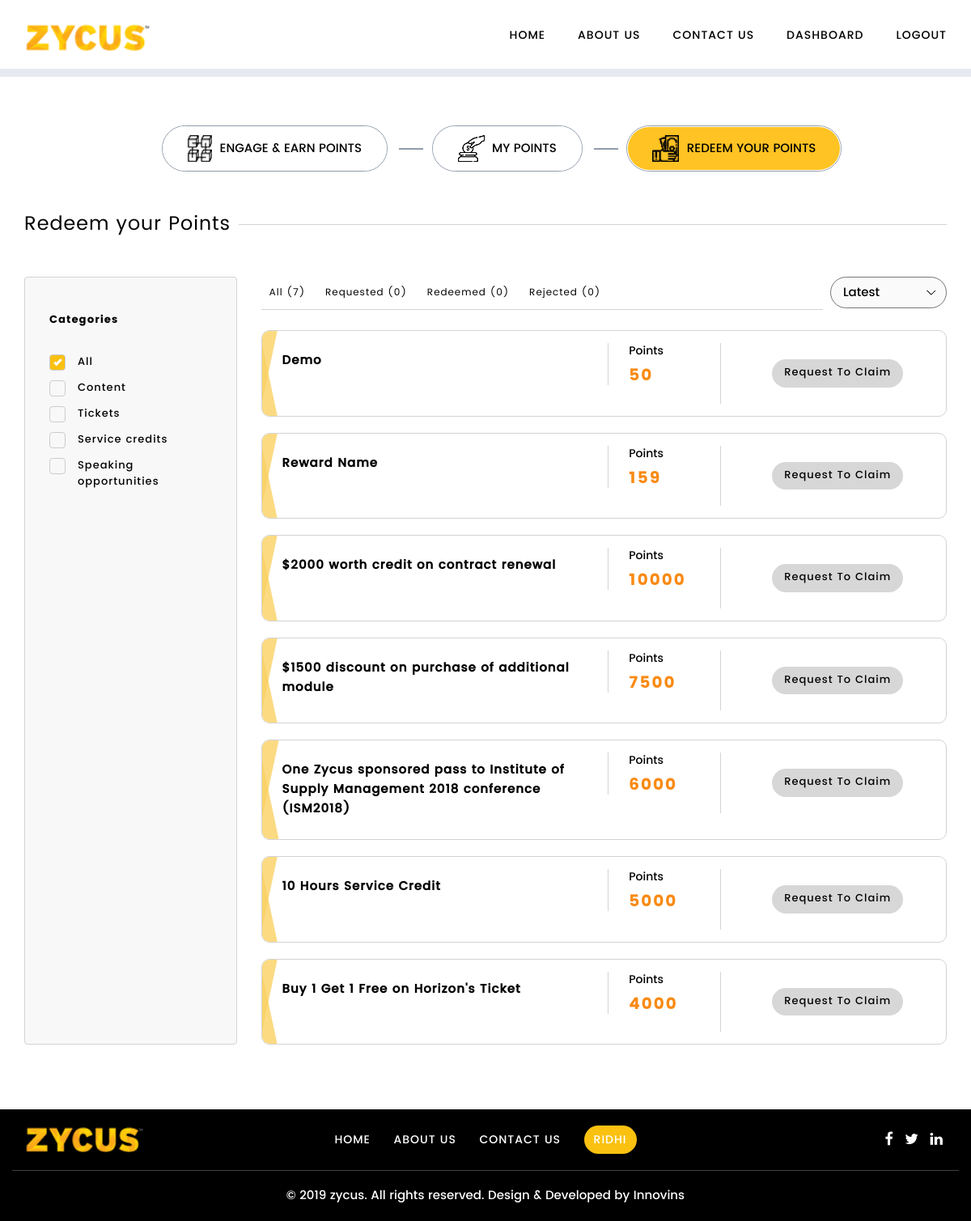
Screenshot of /dashboard-redeem.php (signed in) with the database file from the repository.
### tables this page shows
CREATE TABLE `zycus_category_master` (
  `id` int(11) NOT NULL,
  `category_name` varchar(100) NOT NULL,
  `active` varchar(10) NOT NULL,
  `display_order` int(11) NOT NULL,
  `created` timestamp NOT NULL DEFAULT CURRENT_TIMESTAMP
);

CREATE TABLE `zycus_redeem_master` (
  `id` int(11) NOT NULL,
  `category` varchar(10) NOT NULL,
  `reward_name` varchar(200) NOT NULL,
  `points` int(100) NOT NULL,
  `display_order` varchar(20) NOT NULL,
  `active` varchar(10) NOT NULL,
  `isdelete` varchar(30) NOT NULL,
  `created` timestamp NOT NULL DEFAULT CURRENT_TIMESTAMP ON UPDATE CURRENT_TIMESTAMP
);

CREATE TABLE `zycus_user_master` (
  `id` int(100) NOT NULL,
  `userid` varchar(50) NOT NULL,
  `fname` varchar(50) NOT NULL,
  `lname` varchar(50) NOT NULL,
  `email` varchar(50) NOT NULL,
  `mobile` varchar(20) DEFAULT NULL,
  `password` varchar(255) NOT NULL,
  `password_reset_code` varchar(200) DEFAULT NULL,
  `active` tinyint(4) DEFAULT NULL,
  `last_modified` varchar(255) NOT NULL,
  `points` varchar(100) DEFAULT NULL,
  `isdelete` varchar(100) NOT NULL,
  `created_by` varchar(200) NOT NULL,
  `created` timestamp NOT NULL DEFAULT CURRENT_TIMESTAMP
);

### include/database.php (called while the page is built, shortened)
<?php
    class Database
    {
		private $connection;
		public function open_connection()
		{
			$this->connection = new mysqli("localhost", "innovins", "1751985", "zycus");
		}
		public function query($sql)
		{
			$result=$this->connection->query($sql);
			return $result;
		}
		public function fetch($query)
		{
			$row=$query->fetch_assoc();
			return $row;
		}
		public function escape_string($string)
		{
			$string = $this->connection->real_escape_string($string);
			return $string;
		}
		public function strip_all($string)
		{
			$string = strip_tags($string);
			return $string;
		}
	}
?>

### site-config.php (called while the page is built, shortened)
<?php
	include('include/functions.php');
	$func = new Functions();
?>

### include/functions.php (called while the page is built, shortened)
<?php
	include('database.php');
	class Functions extends Database {
		private $userType = 'user';
		function sessionExists(){
			if($this->isUserLoggedIn()){
				return $loggedInUserDetailsArr = $this->getLoggedInUserDetails();
			} else {
				return false;
			}
		}
		function isUserLoggedIn(){
			if( isset($_SESSION[SITE_NAME]) &&
				isset($_SESSION[SITE_NAME][$this->userType.'UserId']) &&
				!empty($_SESSION[SITE_NAME][$this->userType.'UserId']) ){
				return true;
			} else {
				return false;
			}
		}
		function getLoggedInUserDetails(){
			$loggedInID = $this->escape_string($this->strip_all($_SESSION[SITE_NAME][$this->userType.'UserId']));
			$loggedInUserDetailsArr = $this->getUniqueUserById($loggedInID);
			return $loggedInUserDetailsArr;
		}
		function getUniqueUserById($userId) {
			$userId = $this->escape_string($this->strip_all($userId));
			$query = "select * from ".PREFIX."user_master where id='".$userId."'";
			$sql = $this->query($query);
			return $this->fetch($sql);
		}
	}
?>

### dashboard-redeem.php (the view, shortened to what this page needs)
<?php
	include('site-config.php');
	if(!$loggedInUserDetailsArr = $func->sessionExists()){
		header("location: login.php");
		exit();
	}
	$categorysql = $func->query("select * from ".PREFIX."category_master where active = '1' order by display_order ASC ");
	$countAll = $func->query("select count(*) as count from ".PREFIX."redeem_master where active = '1' and isdelete != '1' ");
	$resall = $func->fetch($countAll);
	$allsql = $func->query("select * from ".PREFIX."redeem_master where active = '1' and isdelete != '1' order by id DESC ");
	$requested = $func->fetch($func->query("select count(*) as count from ".PREFIX."redeem_activity where userid = '".$loggedInUserDetailsArr['id']."' and status = 'requested' and approved = ''  "));
	$approved = $func->fetch($func->query("select count(*) as count from ".PREFIX."redeem_activity where userid = '".$loggedInUserDetailsArr['id']."' and status = 'requested' and approved = 'Approved' "));
	$rejected = $func->fetch($func->query("select count(*) as count from ".PREFIX."redeem_activity where userid = '".$loggedInUserDetailsArr['id']."' and status = 'requested' and approved = 'Rejected' "));
?>
<!DOCTYPE>
<html>
<head>
	<link rel="stylesheet" type="text/css" href="css/bootstrap.css">
	<link rel="stylesheet" type="text/css" href="css/bootstrap-theme.css">
	<link rel="stylesheet" type="text/css" href="css/slick.css">
	<link rel="stylesheet" type="text/css" href="css/slick-theme.css">
	<link rel="stylesheet" type="text/css" href="css/style.css">
	<link rel="stylesheet" type="text/css" href="css/font-awesome.min.css">
	<link rel="stylesheet" type="text/css" href="css/responsive.css">
</head>
<body>
	<div class="wrapper">
		<?php include('include/header1.php') ?>
		<main>
			<section class="dashboard-sec border-top">
				<div class="container">
					<ul class="tab-top-ul">
						<li><a href="dashboard-engage.php"><img src="images/earn-points.png"> Engage & Earn Points</a></li>
						<li><a href="dashboard.php"><img src="images/my-points.png"> My Points</a></li>
						<li class="active"><a href="dashboard-redeem.php"><img src="images/redeem.png"> Redeem your Points</a></li>
					</ul>
					<div class="headind-l">
						<div class="heading width100 pull-left">
							<h3>Redeem your Points</h3>
						</div>
						<div class="clearfix"></div>
					</div>
					<div class="content-box">
						<div class="row">
							<div class="col-md-3">
								<div class="category" id="div1">
									<h1>Categories</h1>
									<label class="container1">All
									  	<span class="checkmark"></span>
									</label>
									<?php while($res = $func->fetch($categorysql)){ ?>
										<label class="container1"><?php echo $res['category_name']; ?>
										<span class="checkmark"></span>
								  		</label>
									<?php } ?>
								</div>
							</div>
							<div class="col-md-9">
								<div class="my-points-text" id="div2">
									<div class="">
										<ul class="sub-tabs-ul pull-left">
											<li id="all">
												<label for="all" class="activityClass">
													<a class="activityBtn" >All (<?php echo $resall['count']; ?>)</a>
												</label>
											</li>
											<li id="requested">
												<label for="all1" class="activityClass">
													<a class="activityBtn" >Requested (<?php echo $requested['count']; ?>)</a>
												</label>
											</li>
											<li id="redeemed">
												<label for="all1" class="activityClass">
													<a class="activityBtn" >Redeemed (<?php echo $approved['count']; ?>)</a>
												</label>
											</li>
											<li id="rejected">
												<label for="all1" class="activityClass">
													<a class="activityBtn" >Rejected (<?php echo $rejected['count']; ?>)</a>
												</label>
											</li>
										</ul>
										<div class="pull-right select-box">
											<select name="sortby" id="sortby">
												<option value="latest" selected>Latest</option>
											</select>
										</div>
										<div class="clearfix"></div>
									</div>
									<div id="show">
									<?php while($row = $func->fetch($allsql)){
										$class="disabled";
										$link = "#";
										$style="style='cursor: not-allowed;'";
										?>
										<div class="my-points-box cross engage">
											<div class="row">
												<div class="pt-bx col-sm-6 col-md-6">
													<h4><?php echo $row['reward_name'] ?></h4>
												</div>
												<div class="pt-bx col-sm-2 col-md-2 bor-left">
													<p>Points</p>
													<h1 class="orange"><?php echo $row['points']; ?></h1>
												</div>
												<div class="col-sm-4 col-md-4 bor-left text-center">
													<a href="<?php echo $link; ?>" class="req-claim <?php echo $class; ?>" <?php echo $style; ?> onclick="loader();" > Request To Claim </a>
												</div>
											</div>
										</div>
									<?php } ?>
									</div>
								</div>
							</div>
						</div>
					</div>
				</div>
			</section>
		</main>
		<?php include('include/footer.php') ?>
	</div>
</body>
</html>

### include/header1.php (shortened to what this page needs)
<?php
	$currentPage = pathinfo($_SERVER['PHP_SELF'], PATHINFO_BASENAME);
?>
		<header class="header">
		    <nav class="navbar main-header" id="myHeader">
		        <div class="container">
		            <div class="navbar-header">
		                <a href="index.php" class="logo">
		                    <img src="images/logo.png">
		                </a>
		            </div>
		            <div class="collapse navbar-collapse" id="myNavbar">
		                <ul class="nav navbar-nav menus navbar-right">
		                    <li <?php if($currentPage == 'index.php') { echo 'class="active"'; } ?> ><a href="index.php">Home</a></li>
		                    <li <?php if($currentPage == 'about-us.php') { echo 'class="active"'; } ?> ><a href="about-us.php">About Us</a></li>
		                    <li <?php if($currentPage == 'contact-us.php') { echo 'class="active"'; } ?> ><a href="contact-us.php">Contact Us</a></li>
		                    <?php if(empty($loggedInUserDetailsArr)){ ?>
								<li <?php if($currentPage == 'login.php') { echo 'class="active"'; } ?> ><a href="login.php" class="login-btn">Login</a></li>
							<?php }else{ ?>
								<li <?php if($currentPage == 'dashboard-engage.php') { echo 'class="active"'; } ?> ><a href="dashboard-engage.php">Dashboard</a></li>
								<li><a href="logout.php">Logout</a></li>
							<?php  } ?>
		                </ul>
		            </div>
		        </div>
		    </nav>
		</header>

### include/footer.php
<footer class="footer">
	<div class="container">
		<div class="row br-bot pad15">
			<div class="col-sm-3 col-md-3 text-left">
				<a href="index.php" class="f-logo"><img src="images/logo.png"></a>
			</div>
			<div class="col-sm-7 col-md-6 text-center">
				<ul class="menus">
                    <li><a href="index.php">Home</a></li>
                    <li><a href="about-us.php">About Us</a></li>
                    <li><a href="contact-us.php">Contact Us</a></li>
					<?php if(empty($loggedInUserDetailsArr)){ ?>
                    	<li><a href="login.php" class="login-btn">Login</a></li>
					<?php }else{ ?>
						<li><a href="" class="login-btn" style="padding: 0 12px 0 12px !important;"><?php echo $loggedInUserDetailsArr['fname']; ?></a></li>
					<?php } ?>
                </ul>
			</div>
			<div class="col-sm-2 col-md-3 text-right">
				<ul class="social-li">
					<li><a href="#"><i class="fa fa-facebook" aria-hidden="true"></i></a></li>
					<li><a href="#"><i class="fa fa-twitter" aria-hidden="true"></i></a></li>
					<li><a href="#"><i class="fa fa-linkedin" aria-hidden="true"></i></a></li>
				</ul>
			</div>
		</div>
		<div class="row pad15">
			<div class="col-sm-12 col-md-12 text-center">
				<p>&copy; 2019 zycus. All rights reserved. Design & Developed by <a href="http://innovins.com/" target="_blank">Innovins</a></p>
			</div>
		</div>
	</div>
</footer>

### css/responsive.css (style rules this page uses)
@media only screen and (max-width: 1280px) { .menus { padding:0; } }
@media only screen and (max-width: 1280px) { footer ul.menus li a { margin: 0 12px; } }
@media only screen and (max-width: 1280px) { .heading { width: 55%; } }

### rows the page displays
zycus_category_master: category_name "Content"
zycus_category_master: category_name "Tickets"
zycus_category_master: category_name "Service credits"
zycus_category_master: category_name "Speaking opportunities"
zycus_redeem_master: reward_name "Demo", points "50"
zycus_redeem_master: reward_name "Reward Name", points "159"
zycus_redeem_master: reward_name "$2000 worth credit on contract renewal", points "10000"
zycus_redeem_master: reward_name "$1500 discount on purchase of additional module", points "7500"
zycus_redeem_master: reward_name "One Zycus sponsored pass to Institute of Supply Management 2018 conference (ISM2018)", points "6000"
zycus_redeem_master: reward_name "10 Hours Service Credit", points "5000"
zycus_redeem_master: reward_name "Buy 1 Get 1 Free on Horizon's Ticket", points "4000"
zycus_user_master: fname "RIDHI"

### other values shown
$resall['count'] "7"
$requested['count'] "0"
$approved['count'] "0"
$rejected['count'] "0"
